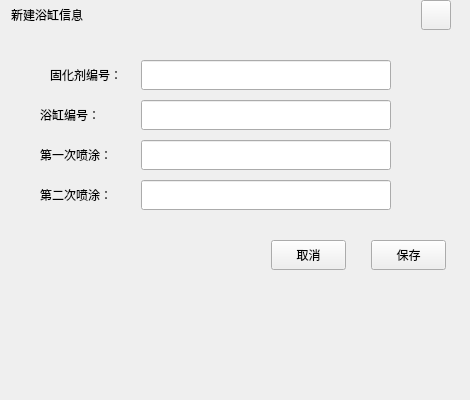
<?xml version="1.0" encoding="UTF-8"?>
<ui version="4.0">
 <class>CuringCosNew</class>
 <widget class="QWidget" name="CuringCosNew">
  <property name="geometry">
   <rect>
    <x>0</x>
    <y>0</y>
    <width>470</width>
    <height>400</height>
   </rect>
  </property>
  <property name="windowTitle">
   <string>Form</string>
  </property>
  <widget class="QLabel" name="TitleLab">
   <property name="geometry">
    <rect>
     <x>1</x>
     <y>10</y>
     <width>461</width>
     <height>31</height>
    </rect>
   </property>
   <property name="text">
    <string/>
   </property>
  </widget>
  <widget class="QLabel" name="UserLab_3">
   <property name="geometry">
    <rect>
     <x>50</x>
     <y>60</y>
     <width>91</width>
     <height>30</height>
    </rect>
   </property>
   <property name="text">
    <string>固化剂编号：</string>
   </property>
  </widget>
  <widget class="QLabel" name="InerLab">
   <property name="geometry">
    <rect>
     <x>51</x>
     <y>80</y>
     <width>401</width>
     <height>231</height>
    </rect>
   </property>
   <property name="styleSheet">
    <string notr="true"/>
   </property>
   <property name="text">
    <string/>
   </property>
  </widget>
  <widget class="QLineEdit" name="CurAgeID">
   <property name="geometry">
    <rect>
     <x>141</x>
     <y>60</y>
     <width>250</width>
     <height>30</height>
    </rect>
   </property>
  </widget>
  <widget class="QLineEdit" name="BathTubID">
   <property name="geometry">
    <rect>
     <x>141</x>
     <y>100</y>
     <width>250</width>
     <height>30</height>
    </rect>
   </property>
  </widget>
  <widget class="QLabel" name="UserLab_1">
   <property name="geometry">
    <rect>
     <x>40</x>
     <y>100</y>
     <width>101</width>
     <height>30</height>
    </rect>
   </property>
   <property name="text">
    <string>浴缸编号：</string>
   </property>
  </widget>
  <widget class="QLabel" name="label">
   <property name="geometry">
    <rect>
     <x>11</x>
     <y>0</y>
     <width>151</width>
     <height>30</height>
    </rect>
   </property>
   <property name="text">
    <string>新建浴缸信息</string>
   </property>
  </widget>
  <widget class="QPushButton" name="CloseBtn">
   <property name="geometry">
    <rect>
     <x>421</x>
     <y>0</y>
     <width>30</width>
     <height>30</height>
    </rect>
   </property>
   <property name="text">
    <string/>
   </property>
  </widget>
  <widget class="QPushButton" name="CancleBtn">
   <property name="geometry">
    <rect>
     <x>271</x>
     <y>240</y>
     <width>75</width>
     <height>30</height>
    </rect>
   </property>
   <property name="text">
    <string>取消</string>
   </property>
  </widget>
  <widget class="QLineEdit" name="Second">
   <property name="geometry">
    <rect>
     <x>141</x>
     <y>180</y>
     <width>250</width>
     <height>30</height>
    </rect>
   </property>
  </widget>
  <widget class="QLabel" name="UserLab_2">
   <property name="geometry">
    <rect>
     <x>40</x>
     <y>140</y>
     <width>101</width>
     <height>30</height>
    </rect>
   </property>
   <property name="text">
    <string>第一次喷涂：</string>
   </property>
  </widget>
  <widget class="QPushButton" name="SaveBtn">
   <property name="geometry">
    <rect>
     <x>371</x>
     <y>240</y>
     <width>75</width>
     <height>30</height>
    </rect>
   </property>
   <property name="text">
    <string>保存</string>
   </property>
  </widget>
  <widget class="QLineEdit" name="First">
   <property name="geometry">
    <rect>
     <x>141</x>
     <y>140</y>
     <width>250</width>
     <height>30</height>
    </rect>
   </property>
  </widget>
  <widget class="QLabel" name="UserLab_4">
   <property name="geometry">
    <rect>
     <x>40</x>
     <y>180</y>
     <width>101</width>
     <height>30</height>
    </rect>
   </property>
   <property name="text">
    <string>第二次喷涂：</string>
   </property>
  </widget>
  <zorder>InerLab</zorder>
  <zorder>TitleLab</zorder>
  <zorder>UserLab_3</zorder>
  <zorder>CurAgeID</zorder>
  <zorder>BathTubID</zorder>
  <zorder>UserLab_1</zorder>
  <zorder>label</zorder>
  <zorder>CloseBtn</zorder>
  <zorder>CancleBtn</zorder>
  <zorder>Second</zorder>
  <zorder>UserLab_2</zorder>
  <zorder>SaveBtn</zorder>
  <zorder>First</zorder>
  <zorder>UserLab_4</zorder>
 </widget>
 <resources/>
 <connections/>
</ui>
